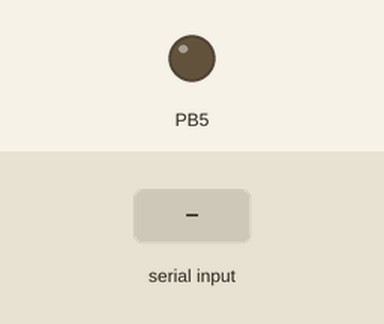
A program run on a simulated ATmega328P, built with avr-gcc and emulated at 16 MHz. On the bench: output pins drawn as LEDs (lit = HIGH). The inputs (shaded band) are chosen by the test bench. What the program prints to the serial monitor is not drawn.

Above: at 1.2 s.
1.3 s: "1" received over Serial
At 2.3 s:
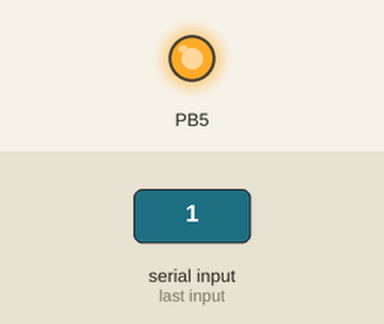
2.8 s: "0" received over Serial
At 3.5 s:
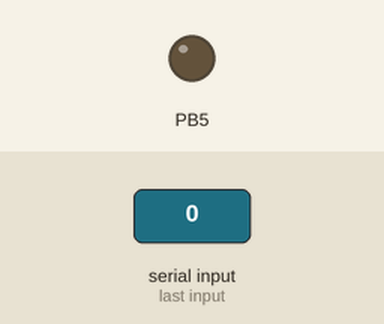
4.3 s: "2" received over Serial
At 4.6 s:
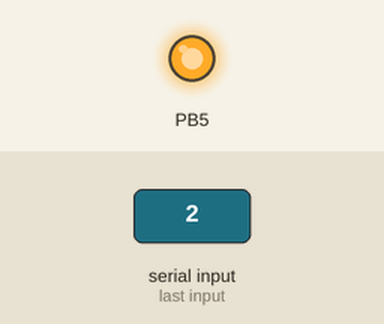
Timing chart, 0 to 7.3 s (numbered marks = the images above; inputs shaded):
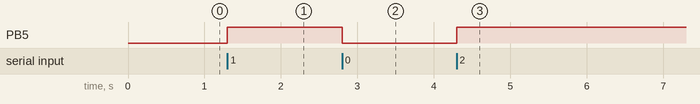

The program:

main.cpp
```cpp
#define F_CPU 16000000UL
#define BAUD 9600
#define UBRR_Value ((F_CPU/16/BAUD)-1)
#include <avr/io.h>
#include <unistd.h>
#define _delay_ms(ms) usleep((ms) * 1000)

void configUart(void) {
	UBRR0L = UBRR_Value;
	UBRR0H = (UBRR_Value >> 8);
	UCSR0B = (1 << TXEN0) | (1 << RXEN0);
	UCSR0C = (1 << UCSZ00) | (1 << UCSZ01);
}

void uartTransmit(unsigned char data) {
	while (!(UCSR0A & (1 << UDRE0)));
	UDR0 = data;
}

char uartReceive(void) {
	while (!(UCSR0A & (1 << RXC0)));
	return UDR0;
}

int main(void) {
	DDRB |= (1 << PORTB5);
	configUart();
	while (1) {
		char received = uartReceive();
		uartTransmit(received);
		PORTB ^= (1 << PORTB5);
	}
	return 0;
}
```

Measured:
- after the input at 1.3 s, PB5: LOW → HIGH at once
- after the input at 2.8 s, PB5: HIGH → LOW at once
- after the input at 4.3 s, PB5: LOW → HIGH at once
